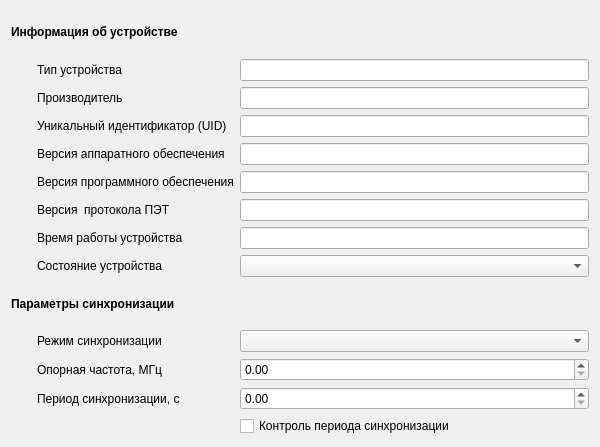
<?xml version="1.0" encoding="UTF-8"?>
<ui version="4.0">
 <class>PET_device_info_page</class>
 <widget class="QWidget" name="PET_device_info_page">
  <property name="geometry">
   <rect>
    <x>0</x>
    <y>0</y>
    <width>600</width>
    <height>447</height>
   </rect>
  </property>
  <property name="sizePolicy">
   <sizepolicy hsizetype="Fixed" vsizetype="Preferred">
    <horstretch>0</horstretch>
    <verstretch>0</verstretch>
   </sizepolicy>
  </property>
  <property name="windowTitle">
   <string>Form</string>
  </property>
  <layout class="QVBoxLayout" name="verticalLayout">
   <item>
    <layout class="QGridLayout" name="gridLayout">
     <item row="8" column="1">
      <widget class="QLabel" name="label_7">
       <property name="text">
        <string>Состояние устройства</string>
       </property>
      </widget>
     </item>
     <item row="2" column="1">
      <widget class="QLabel" name="label_2">
       <property name="text">
        <string>Производитель</string>
       </property>
      </widget>
     </item>
     <item row="4" column="1">
      <widget class="QLabel" name="label_4">
       <property name="text">
        <string>Версия аппаратного обеспечения</string>
       </property>
      </widget>
     </item>
     <item row="5" column="1">
      <widget class="QLabel" name="label_5">
       <property name="text">
        <string>Версия программного обеспечения</string>
       </property>
      </widget>
     </item>
     <item row="3" column="1">
      <widget class="QLabel" name="label_3">
       <property name="text">
        <string>Уникальный идентификатор (UID)</string>
       </property>
      </widget>
     </item>
     <item row="4" column="2">
      <widget class="QLineEdit" name="le_hw_version"/>
     </item>
     <item row="1" column="1">
      <widget class="QLabel" name="label">
       <property name="text">
        <string>Тип устройства</string>
       </property>
      </widget>
     </item>
     <item row="2" column="2">
      <widget class="QLineEdit" name="le_vid"/>
     </item>
     <item row="12" column="2">
      <widget class="QDoubleSpinBox" name="doubleSpinBox_2"/>
     </item>
     <item row="8" column="2">
      <widget class="QComboBox" name="comboBox"/>
     </item>
     <item row="1" column="2">
      <widget class="QLineEdit" name="le_pid"/>
     </item>
     <item row="6" column="2">
      <widget class="QLineEdit" name="le_prot_version"/>
     </item>
     <item row="11" column="1">
      <widget class="QLabel" name="label_12">
       <property name="text">
        <string>Опорная частота, МГц</string>
       </property>
      </widget>
     </item>
     <item row="7" column="1">
      <widget class="QLabel" name="label_9">
       <property name="text">
        <string>Время работы устройства</string>
       </property>
      </widget>
     </item>
     <item row="6" column="1">
      <widget class="QLabel" name="label_6">
       <property name="text">
        <string>Версия  протокола ПЭТ</string>
       </property>
      </widget>
     </item>
     <item row="3" column="2">
      <widget class="QLineEdit" name="le_uid"/>
     </item>
     <item row="5" column="2">
      <widget class="QLineEdit" name="le_sw_version"/>
     </item>
     <item row="7" column="2">
      <widget class="QLineEdit" name="le_work_time"/>
     </item>
     <item row="10" column="1">
      <widget class="QLabel" name="label_11">
       <property name="text">
        <string>Режим синхронизации</string>
       </property>
      </widget>
     </item>
     <item row="12" column="1">
      <widget class="QLabel" name="label_13">
       <property name="text">
        <string>Период синхронизации, с</string>
       </property>
      </widget>
     </item>
     <item row="13" column="2">
      <widget class="QCheckBox" name="checkBox">
       <property name="text">
        <string>Контроль периода синхронизации</string>
       </property>
      </widget>
     </item>
     <item row="10" column="2">
      <widget class="QComboBox" name="comboBox_2"/>
     </item>
     <item row="11" column="2">
      <widget class="QDoubleSpinBox" name="doubleSpinBox"/>
     </item>
     <item row="1" column="0">
      <widget class="QWidget" name="widget" native="true">
       <property name="sizePolicy">
        <sizepolicy hsizetype="Fixed" vsizetype="Preferred">
         <horstretch>0</horstretch>
         <verstretch>0</verstretch>
        </sizepolicy>
       </property>
       <property name="minimumSize">
        <size>
         <width>20</width>
         <height>0</height>
        </size>
       </property>
      </widget>
     </item>
     <item row="0" column="0" colspan="3">
      <widget class="QLabel" name="label_8">
       <property name="font">
        <font>
         <weight>75</weight>
         <bold>true</bold>
        </font>
       </property>
       <property name="text">
        <string>Информация об устройстве</string>
       </property>
      </widget>
     </item>
     <item row="9" column="0" colspan="3">
      <widget class="QLabel" name="label_10">
       <property name="font">
        <font>
         <weight>75</weight>
         <bold>true</bold>
        </font>
       </property>
       <property name="text">
        <string>Параметры синхронизации</string>
       </property>
      </widget>
     </item>
    </layout>
   </item>
  </layout>
 </widget>
 <resources/>
 <connections/>
</ui>
